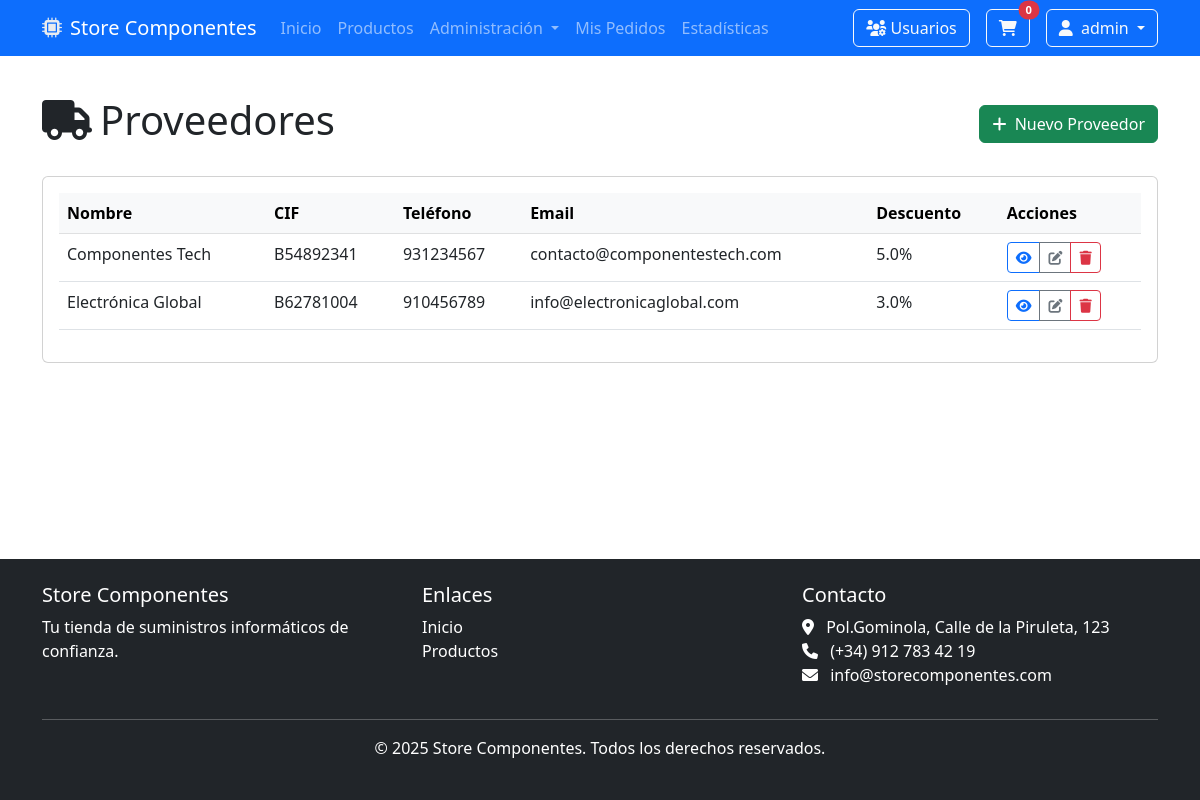
/proveedores (signed in), run on the app's committed database.
### tables this page shows
CREATE TABLE proveedores (
    id INTEGER PRIMARY KEY AUTOINCREMENT,
    nombre TEXT NOT NULL,
    cif TEXT UNIQUE NOT NULL,
    direccion TEXT,
    telefono TEXT,
    email TEXT,
    porcentaje_descuento REAL DEFAULT 0,
    iva REAL DEFAULT 21,
    notas TEXT
);

### main.py (the view)
@app.route('/proveedores')
def listar_proveedores():
    if not session.get('es_admin'):
        flash('No tienes permisos para acceder a esta página', 'danger')
        return redirect(url_for('home'))
    proveedores = Proveedor.get_all()
    return render_template('proveedores/proveedores_listar.html', proveedores=proveedores)

### db.py (called while the page is built)
def crear_directorio_db():
    if not os.path.exists(DB_DIR):
        os.makedirs(DB_DIR)

def get_db_connection():
    crear_directorio_db()
    conn = sqlite3.connect(DB_PATH)
    conn.row_factory = sqlite3.Row  # Para acceder a las columnas por nombre
    return conn

@contextmanager
def get_db():
    conn = get_db_connection()
    try:
        yield conn
        conn.commit()
    except Exception as e:
        conn.rollback()
        raise e
    finally:
        conn.close()

### main.py (called while the page is built)
@app.context_processor
def inject_context():
    return {
        'now': datetime.datetime.now()
    }

### models.py (called while the page is built)
    @classmethod
    def get_all(cls):
        with get_db() as conn:
            cursor = conn.cursor()
            cursor.execute("SELECT * FROM proveedores ORDER BY nombre")
            return [cls(
                id=row['id'],
                nombre=row['nombre'],
                cif=row['cif'],
                direccion=row['direccion'],
                telefono=row['telefono'],
                email=row['email'],
                porcentaje_descuento=row['porcentaje_descuento'],
                iva=row['iva'],
                notas=row['notas']
            ) for row in cursor.fetchall()]

### templates/proveedores/proveedores_listar.html (shortened to what this page needs)
{% extends 'base.html' %}
{% block content %}
<div class="container mt-4">
    <div class="d-flex justify-content-between align-items-center mb-4">
        <h1><i class="fas fa-truck me-2"></i>Proveedores</h1>
        <a href="{{ url_for('crear_proveedor') }}" class="btn btn-success">
            <i class="fas fa-plus me-1"></i> Nuevo Proveedor
        </a>
    </div>
    <div class="card">
        <div class="card-body">
            <div class="table-responsive">
                <table class="table table-hover">
                    <thead class="table-light">
                        <tr>
                            <th>Nombre</th>
                            <th>CIF</th>
                            <th>Teléfono</th>
                            <th>Email</th>
                            <th>Descuento</th>
                            <th>Acciones</th>
                        </tr>
                    </thead>
                    <tbody>
                        {% if proveedores %}
                            {% for proveedor in proveedores %}
                            <tr>
                                <td>{{ proveedor.nombre }}</td>
                                <td>{{ proveedor.cif }}</td>
                                <td>{{ proveedor.telefono or '-' }}</td>
                                <td>{{ proveedor.email or '-' }}</td>
                                <td>{{ proveedor.porcentaje_descuento }}%</td>
                                <td>
                                    <div class="btn-group btn-group-sm">
                                        <a href="{{ url_for('ver_proveedor', proveedor_id=proveedor.id) }}" class="btn btn-outline-primary">
                                            <i class="fas fa-eye"></i>
                                        </a>
                                        <a href="{{ url_for('editar_proveedor', proveedor_id=proveedor.id) }}" class="btn btn-outline-secondary">
                                            <i class="fas fa-edit"></i>
                                        </a>
                                        <button type="button" class="btn btn-outline-danger" data-bs-toggle="modal" data-bs-target="#eliminarModal{{ proveedor.id }}">
                                            <i class="fas fa-trash"></i>
                                        </button>
                                    </div>
                                </td>
                            </tr>
                            {% endfor %}
                        {% else %}
                            <tr>
                                <td colspan="6" class="text-center">No hay proveedores registrados</td>
                            </tr>
                        {% endif %}
                    </tbody>
                </table>
            </div>
        </div>
    </div>
</div>
{% endblock %}

### static/css/styles.css (style rules this page uses)
body { min-height: 100vh; display: flex; flex-direction: column; }
.table th { background-color: #f8f9fa; }

### data on the page
proveedores: nombre "Componentes Tech", cif "B54892341", telefono "931234567", email "contacto@componentestech.com", porcentaje_descuento "5.0"
proveedores: nombre "Electrónica Global", cif "B62781004", telefono "910456789", email "info@electronicaglobal.com", porcentaje_descuento "3.0"

### other printed values
{{ session.get('username', 'Usuario') }} "admin"
